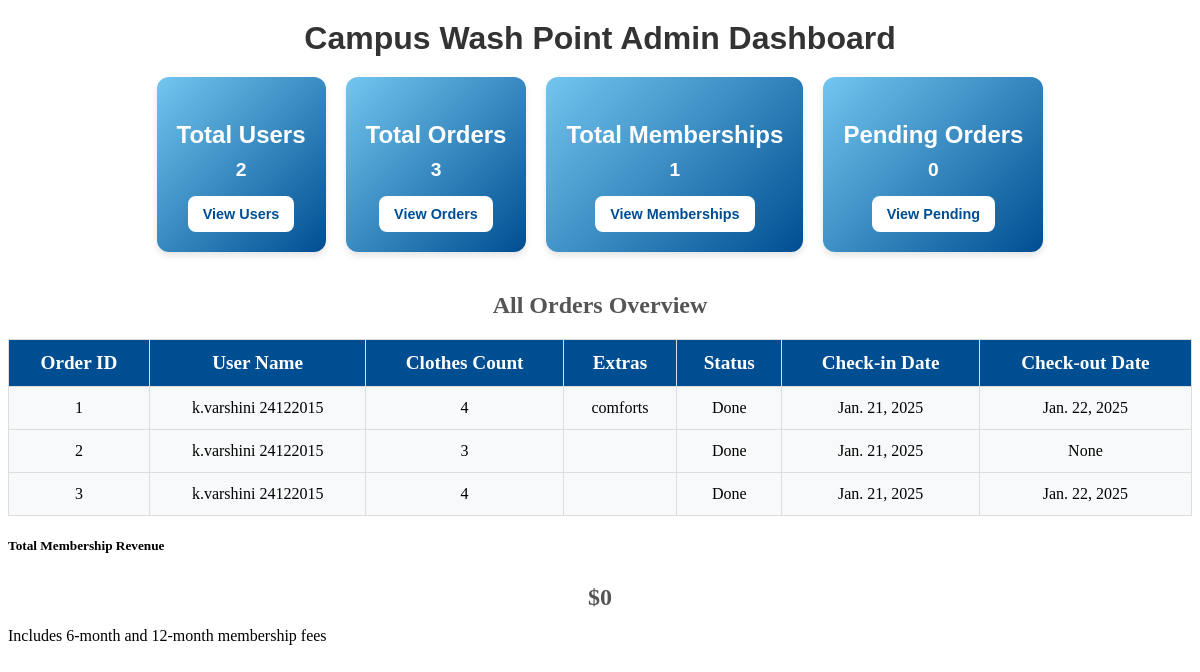
Page /admin-dash on the earlier database version.
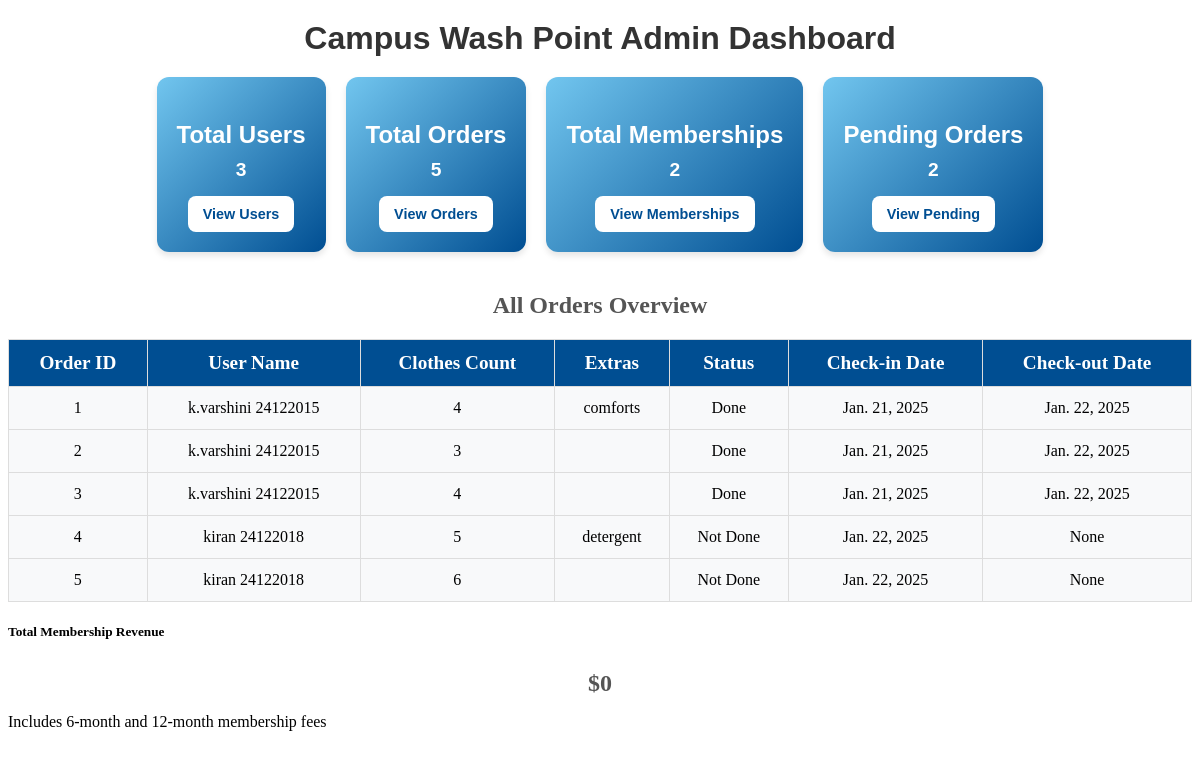
Same page on the later database version.
### campuswashapp/models.py (models this page shows, shortened)
class LaundryOrders(models.Model):
    STATUS_CHOICES = [
        ('Not Done', 'Not Done'),
        ('Done', 'Done'),
    ]
    laundry_id = models.AutoField(primary_key=True)
    user = models.ForeignKey(User, on_delete=models.CASCADE)
    membership = models.ForeignKey(laundry_Membership, on_delete=models.CASCADE)  # Assuming Membership model is defined
    clothes_count = models.PositiveIntegerField()
    extra_item = models.TextField(blank=True, null=True)  # For additional items like blankets, etc.
    check_in_date = models.DateField(auto_now_add=True)
    check_in_time = models.TimeField(auto_now_add=True)
    check_out_date = models.DateField(null=True, blank=True)  # Default null, updated by admin
    status = models.CharField(
        max_length=10,
        choices=STATUS_CHOICES,
        default='Not Done',  # Default value for new orders
    )

### campuswashapp/views.py (the view)
# urls.py: path('admin-dash',admin_dash, name='admin_dash'),  # User profile page
def admin_dash(request):
    total_users = User.objects.count()
    total_orders = LaundryOrders.objects.count()
    pending_orders = LaundryOrders.objects.filter(status='Not Done').count()
    total_memberships = laundry_Membership.objects.count()
    six_month_memberships = laundry_Membership.objects.filter(membership_type='6 months').count()
    twelve_month_memberships = laundry_Membership.objects.filter(membership_type='12 months').count()
    membership_revenue = laundry_Payments.objects.filter(payment_for='MEMBERSHIP').aggregate(total=Sum('amount'))['total'] or 0
    orders = LaundryOrders.objects.all()
    context = {
        'total_users': total_users,
        'total_orders': total_orders,
        'pending_orders': pending_orders,
        'total_memberships': total_memberships,
        'six_month_memberships': six_month_memberships,
        'twelve_month_memberships': twelve_month_memberships,
        'orders': orders,  # Adding orders to the context
        'membership_revenue': membership_revenue,
    }
    return render(request, 'admin/index.html', context)

### templates/admin/index.html (shortened to what this page needs)
{% block content %}
<div class="dashboard">
    <h1>Campus Wash Point Admin Dashboard</h1>
    <div class="stats">
        <div class="stat">
            <h3>Total Users</h3>
            <p>{{ total_users }}</p>
            <button onclick="location.href='/admin/auth/user/'">View Users</button>
        </div>
        <div class="stat">
            <h3>Total Orders</h3>
            <p>{{ total_orders }}</p>
            <button onclick="location.href='/admin/campuswashapp/laundryorders/'">View Orders</button>
        </div>
        <div class="stat">
            <h3>Total Memberships</h3>
            <p>{{ total_memberships }}</p>
            <button onclick="location.href='/admin/campuswashapp/laundry_membership/'">View Memberships</button>
        </div>
        <div class="stat">
            <h3>Pending Orders</h3>
            <p>{{ pending_orders }}</p>
            <button onclick="location.href='/admin/campuswashapp/laundryorders/?status=Not+Done'">View Pending</button>
        </div>
    </div>
</div>
<div class="orders-table">
    <h2>All Orders Overview</h2>
    <table>
        <thead>
            <tr>
                <th>Order ID</th>
                <th>User Name</th>
                <th>Clothes Count</th>
                <th>Extras</th>
                <th>Status</th>
                <th>Check-in Date</th>
                <th>Check-out Date</th>
            </tr>
        </thead>
        <tbody>
            {% for order in orders %}
            <tr>
                <td>{{ order.laundry_id }}</td>
                <td>{{ order.user.first_name }} {{ order.user.last_name }}</td>
                <td>{{ order.clothes_count }}</td>
                <td>{{ order.extra_item }}</td>
                <td>{{ order.status }}</td>
                <td>{{ order.check_in_date }}</td>
                <td>{{ order.check_out_date }}</td>
            </tr>
            {% empty %}
            <tr>
                <td colspan="7">No orders available</td>
            </tr>
            {% endfor %}
        </tbody>
    </table>
</div>
<div class="col-md-6">
    <div class="card text-center shadow-sm border-0">
        <div class="card-body">
            <h5 class="card-title text-info">Total Membership Revenue</h5>
            <h2 class="fw-bold">${{ membership_revenue }}</h2>
            <p class="text-muted">Includes 6-month and 12-month membership fees</p>
        </div>
    </div>
</div>
{% endblock content %}

### templates/admin/index.html (style rules this page uses)
.dashboard { margin: 20px; font-family: Arial, sans-serif; }
h1 { color: #333; text-align: center; margin-bottom: 20px; }
h2 { color: #555; text-align: center; margin-top: 30px; margin-bottom: 15px; }
.stats { display: flex; flex-wrap: wrap; gap: 20px; justify-content: center; }
.stat { background: linear-gradient(135deg, #72c6ef, #004e92); color: white; padding: 20px; border-radius: 12px; text-align: center; box-shadow: 0 4px 6px rgba(0, 0, 0, 0.1); transition: transform 0.3s ease, box-shadow 0.3s ease; }
.stat h3 { margin-bottom: 10px; font-size: 1.5em; }
.stat p { font-size: 1.2em; font-weight: bold; margin: 5px 0 15px; }
.stat button { background-color: #fff; color: #004e92; border: none; padding: 10px 15px; border-radius: 8px; cursor: pointer; font-weight: bold; font-size: 0.9em; transition: background-color 0.3s ease, transform 0.3s ease; }
.orders-table { margin-top: 40px; text-align: center; }
.orders-table table { width: 100%; border-collapse: collapse; margin-top: 20px; }
.orders-table th, .orders-table td { padding: 12px; border: 1px solid #ddd; text-align: center; }
.orders-table th { background-color: #004e92; color: white; font-size: 1.2em; }
.orders-table td { background-color: #f8f9fa; }
.orders-table tr:nth-child(even) { background-color: #f2f2f2; }

Differences in the rows shown:
changed LaundryOrders id 2: check_out_date "None" → "Jan. 22, 2025"
added LaundryOrders: laundry_id "4", user.first_name "kiran", user.last_name "24122018", clothes_count "5", extra_item "detergent", status "Not Done", check_in_date "Jan. 22, 2025", check_out_date "None"
added LaundryOrders: laundry_id "5", user.first_name "kiran", user.last_name "24122018", clothes_count "6", status "Not Done", check_in_date "Jan. 22, 2025", check_out_date "None"
Other differences:
{{ total_users }}: "2" → "3"
{{ total_orders }}: "3" → "5"
{{ total_memberships }}: "1" → "2"
{{ pending_orders }}: "0" → "2"
